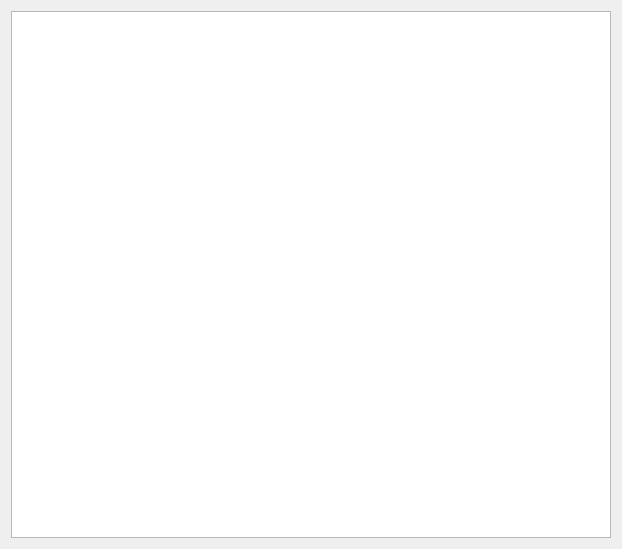
<?xml version="1.0" encoding="UTF-8"?>
<ui version="4.0">
 <class>MyListWidget</class>
 <widget class="QWidget" name="MyListWidget">
  <property name="geometry">
   <rect>
    <x>0</x>
    <y>0</y>
    <width>622</width>
    <height>549</height>
   </rect>
  </property>
  <property name="windowTitle">
   <string>MyListWidget</string>
  </property>
  <layout class="QGridLayout" name="gridLayout">
   <item row="0" column="0">
    <widget class="QTableView" name="mylist_table_view"/>
   </item>
  </layout>
 </widget>
 <layoutdefault spacing="6" margin="11"/>
 <resources/>
 <connections/>
</ui>
